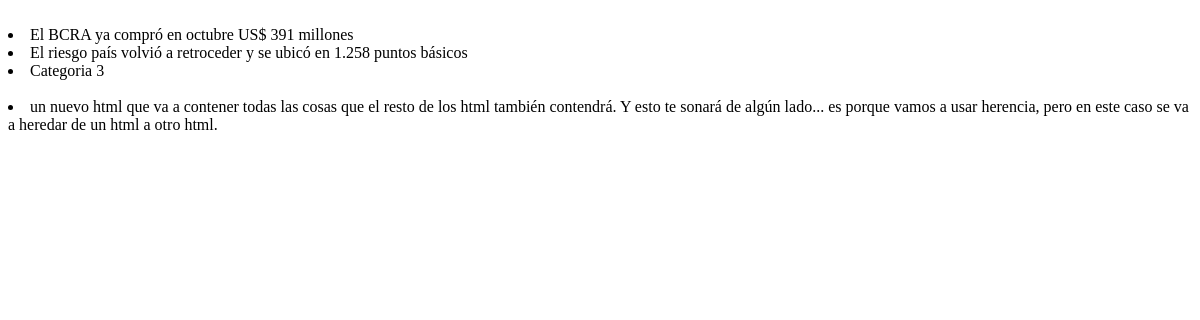
The app's page /posts/7/, older data.
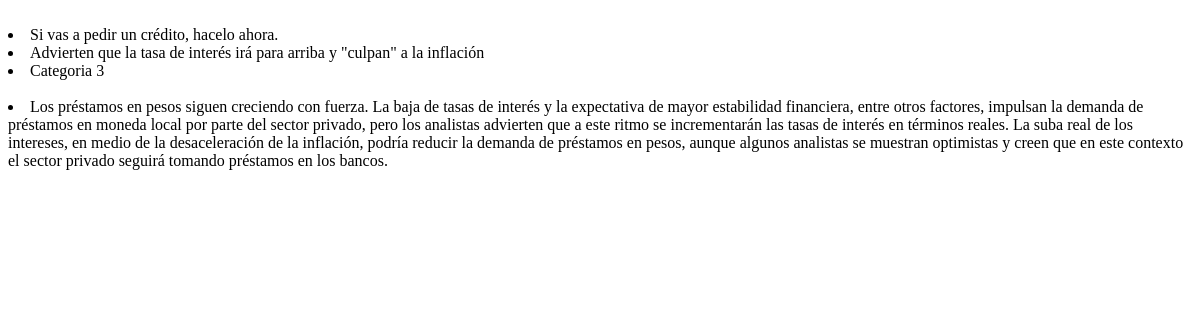
The same page, newer data.
### apps/posts/models.py (models this page shows, shortened)
class Post(models.Model):
    titulo = models.CharField(max_length=50, null=False)
    subtitulo = models.CharField(max_length=100, null=True, blank=True)
    fecha = models.DateTimeField(auto_now_add=True)
    texto = models.TextField(null=False)
    activo = models.BooleanField(default=True)
    categoria = models.ForeignKey(Categoria, on_delete=models.SET_NULL, null=True, default='Sin catgoria')
    imagen = models.ImageField(null=True, blank=True, upload_to='media', default='static/post_default.png')
    publicado = models.DateTimeField(default=timezone.now)
    class Meta:
        ordering = ('-publicado',)

class Categoria(models.Model):
    nombre = models.CharField(max_length=30, null=False)
    def __str__(self) -> str:
        return self.nombre

### apps/posts/views.py (the view)
# urls.py: path('posts/<int:id>/', PostDetailView.as_view(), name='post_individual'),
class PostDetailView(DetailView):
    model = Post
    template_name = "posts/post_individual.html"
    context_object_name = "posts"
    pk_url_kwarg = "id"
    queryset = Post.objects.all()

### templates/posts/post_individual.html (shortened to what this page needs)
<li>{{ posts.titulo }}</li>
<li>{{ posts.subtitulo }}</li>
<li>{{ posts.categoria }}</li>
<li>{{ posts.texto }}</li>

Row changes from the older to the newer data that the page shows:
changed Post "Categoria 3": titulo "El BCRA ya compró en octubre US$ 391 millones" → "Si vas a pedir un crédito, hacelo ahora."; subtitulo "El riesgo país volvió a retroceder y se ubicó en 1.258 puntos básicos" → "Advierten que la tasa de interés irá para arriba y \"culpan\" a la inflación"; texto "un nuevo html que va a contener todas las cosas que el resto de los html también contendrá. Y esto te sonará de algún lado... es porque vamos a usar herencia, pero en este caso se va a heredar de un html a otro html." → "Los préstamos en pesos siguen creciendo con fuerza. La baja de tasas de interés y la expectativa de mayor estabilidad financiera, entre otros factores, impulsan la demanda de préstamos en moneda local por parte del sector privado, pero los analistas advierten que a este ritmo se incrementarán las tasas de interés en términos reales. La suba real de los intereses, en medio de la desaceleración de la inflación, podría reducir la demanda de préstamos en pesos, aunque algunos analistas se muestran optimistas y creen que en este contexto el sector privado seguirá tomando préstamos en los bancos."
